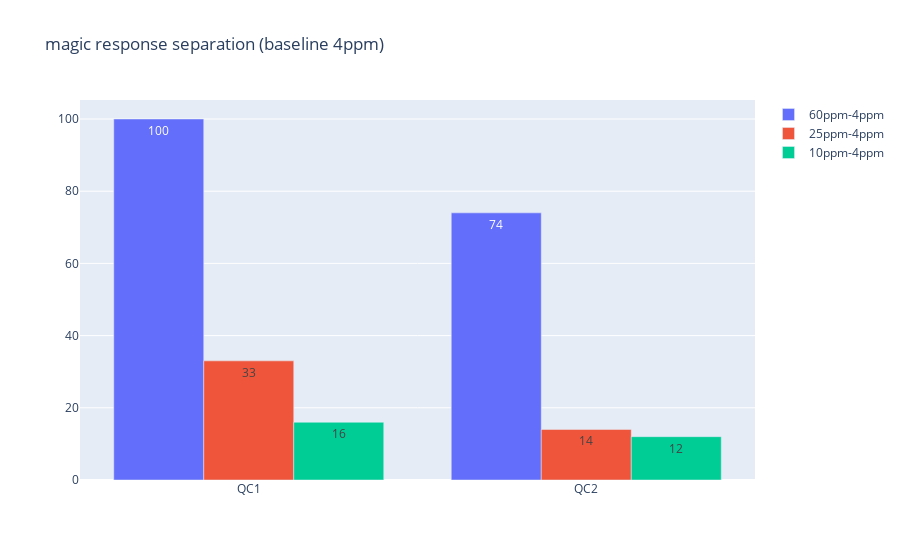

Write notebook code for a chart like this one.
### Code cell
save_figure = True
QC_channel = 'magic'
selected_range = { 'cycle 1':(15, 25, 35, 45)}

diff_list = []
for i,j in enumerate(test_data_list):
    diff = []
    a,b,c,d = selected_range.get('cycle 1')
    diff_a = j.loc[a, QC_channel]-j.loc[d, QC_channel]
    diff.append(abs(diff_a))
    diff_b = j.loc[b, QC_channel]-j.loc[d, QC_channel]
    diff.append(abs(diff_b))
    diff_c = j.loc[c, QC_channel]-j.loc[d, QC_channel]
    diff.append(abs(diff_c))
    diff_list.append(diff)
index = ['QC{}'.format(i+1) for i in range(0, len(test_data_list))]
by_diff = pd.DataFrame(diff_list, columns=['60ppm-4ppm','25ppm-4ppm','10ppm-4ppm'], index=index)

plot_data = []
trace = go.Bar(x=by_diff.index, y=by_diff.loc[:,'60ppm-4ppm'], name='60ppm-4ppm', text=by_diff.loc[:,'60ppm-4ppm'], textposition='auto')
plot_data.append(trace)
trace = go.Bar(x=by_diff.index, y=by_diff.loc[:,'25ppm-4ppm'], name='25ppm-4ppm', text=by_diff.loc[:,'25ppm-4ppm'], textposition='auto')
plot_data.append(trace)
trace = go.Bar(x=by_diff.index, y=by_diff.loc[:,'10ppm-4ppm'], name='10ppm-4ppm', text=by_diff.loc[:,'10ppm-4ppm'], textposition='auto')
plot_data.append(trace)
layout = go.Layout(title='{} response separation (baseline 4ppm)'.format(QC_channel))
fig = go.Figure(data=plot_data, layout=layout)
fig.update_layout()
fig.show()

if save_figure == True:
    # save figure
    savePath = os.path.join(os.getcwd(), folder_name)
    filename = '{} response separation (baseline 4ppm)'.format(QC_channel)
    fig.write_image(savePath + '/' + filename + '.jpeg', width=1280, height=720)

### Figure 1 — Plotly figure (JSON) as saved in the notebook; plotly's stock layout.template omitted (floating-point values rounded to 4 significant figures)
{"data": [{"name": "60ppm-4ppm", "text": [100, 74], "textposition": "auto", "type": "bar", "x": ["QC1", "QC2"], "y": [100, 74]}, {"name": "25ppm-4ppm", "text": [33, 14], "textposition": "auto", "type": "bar", "x": ["QC1", "QC2"], "y": [33, 14]}, {"name": "10ppm-4ppm", "text": [16, 12], "textposition": "auto", "type": "bar", "x": ["QC1", "QC2"], "y": [16, 12]}], "layout": {"title": {"text": "magic response separation (baseline 4ppm)"}}}
